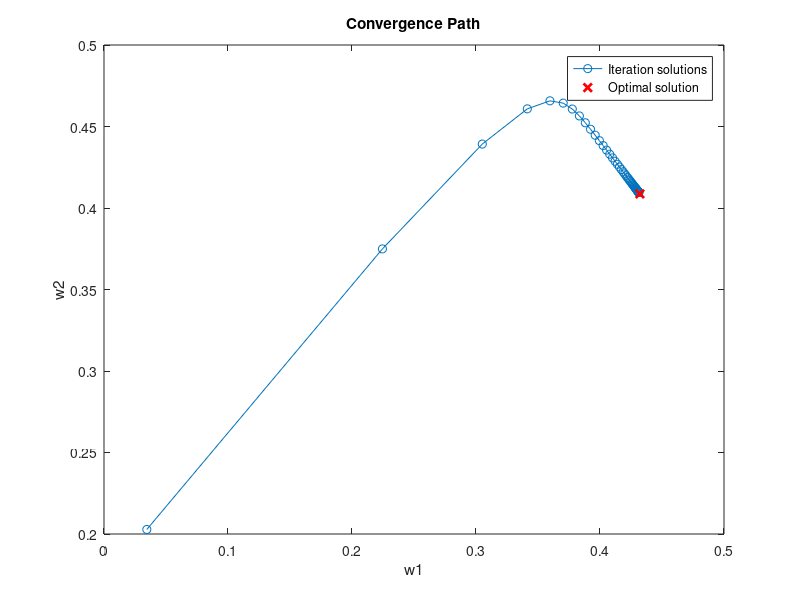
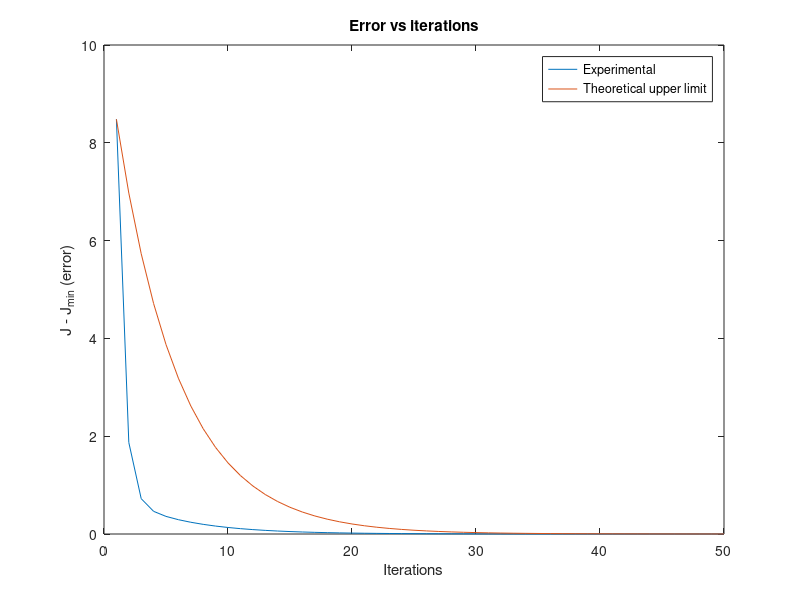

These figures' MATLAB source, in order:
clear all, close all, clc;

addpath library

num_iter = 50;

% ========== Arguments gd ==========

x = rand(1,randi([100,200]));
M = 2;
max_num_iter = num_iter;

% ========== Function gd ==========

% compute optimal solution using "lpc"
w_o_opt = lpc(x, M);
w_o_opt = -w_o_opt(2:end)';

% calculate autocorrelation
p = xcorr(x, M);
p = p(M+1:end)'; % biased autocorrelation

R = toeplitz(p(1:end-1)); % toeplitz matrix of the autocorrelation

N2 = length(x)^2;
sigma_d = var(x);
J_min = N2*sigma_d - p(2:end)' * linsolve(R, p(2:end));
J_min_normalized = J_min/N2;

eigs_R = eig(R); % eigenvalues of R matrix (excluding the first row and column)
factor = 0.3; % converges if factor < 1
mu_max = 2/max(eigs_R); % maximum value of mu for gradient descent
mu = factor * mu_max; % learning rate for gradient descent
assert(mu < 0.1)

% computing theoretical upper limit of error vs iterations
lambda_min = min(eigs_R);
% tau = 1 / 2 / mu / lambda_min; % approximated formula
tau = -1/(2 * log(1 - mu*lambda_min));

% initialize coefficients to random values between -1 and 1
w_o = 2*rand(1,M)'-1;

% init iteration solutions
w_o_partial = zeros(num_iter,M);
J_partial = zeros(num_iter,1);

grad = 1;
num_iter = 0;

% perform gradient descent
while num_iter < max_num_iter
    % update coefficients
    grad = (p(2:end) - R * w_o);
    w_o = w_o + mu*grad;
    w_o_partial(num_iter+1,:) = w_o;
    J_partial(num_iter+1) = J_min + (w_o - w_o_opt)' * R(2:end,2:end) * (w_o - w_o_opt);
    num_iter = num_iter + 1;
end

J_partial_normalized = J_partial / N2;
J_partial_ratio = J_partial_normalized / J_min_normalized;

disp(['Jmin = ' num2str(J_min_normalized) ...
    ', best J obtained = ' num2str(J_partial_normalized(max_num_iter)) ...
    ', ratio = ' num2str(J_partial_ratio(max_num_iter), '%.12f')])

w1 = w_o_partial(:,1);
w2 = w_o_partial(:,2);

% plot solution vectors
plot(w1,w2,'-o');
hold on;
plot(w_o_opt(1),w_o_opt(2),'rx','LineWidth',2);

hold off;
xlabel('w1');
ylabel('w2');
title('Convergence Path');
legend('Iteration solutions', 'Optimal solution');

amp = J_partial(1) - J_min(1);
iter_axis = 1:num_iter;
exponential = amp*exp(-1/tau*(iter_axis - 1));

figure;
plot(iter_axis,J_partial - J_min);
hold on
plot(iter_axis,exponential)
title('Error vs iterations')
xlabel('Iterations')
ylabel('J - J_{min} (error)')
legend('Experimental','Theoretical upper limit');